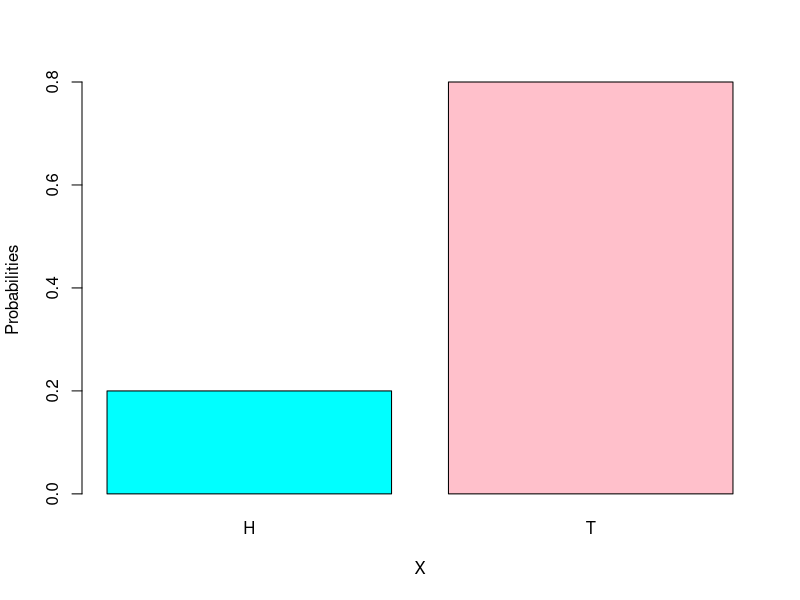
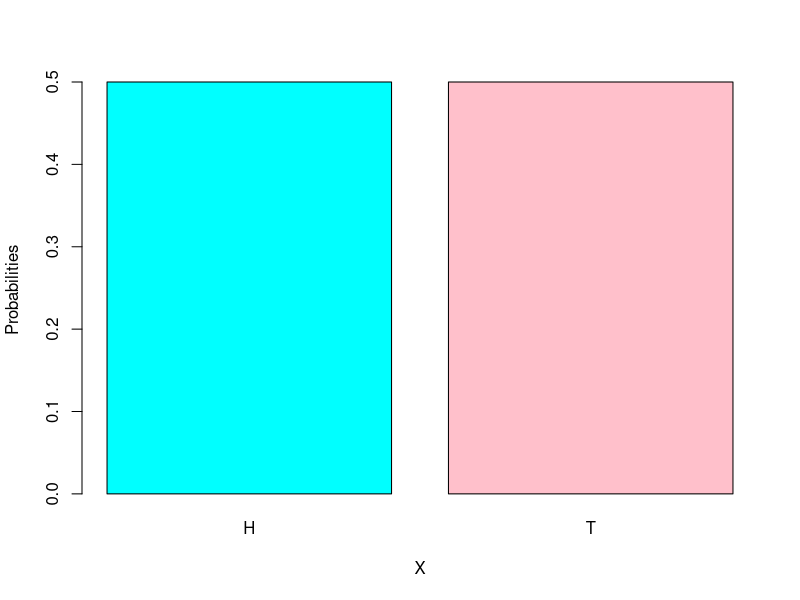
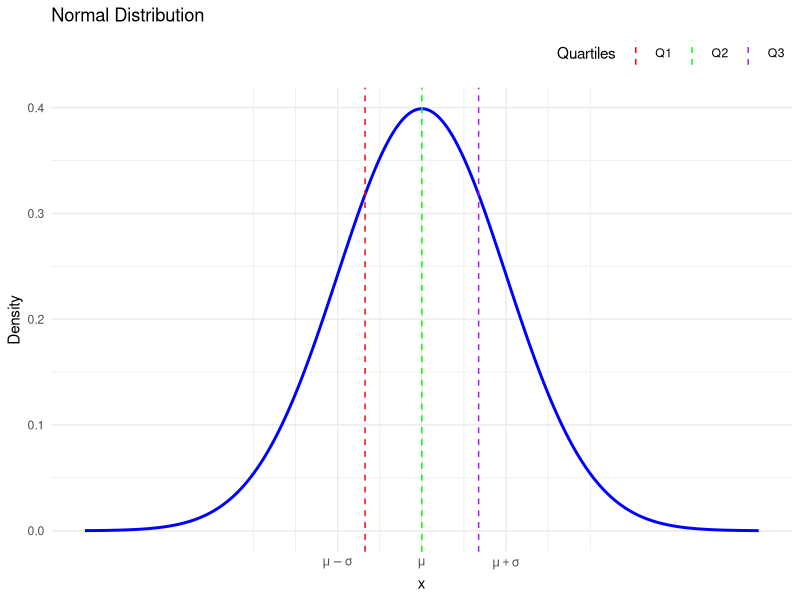
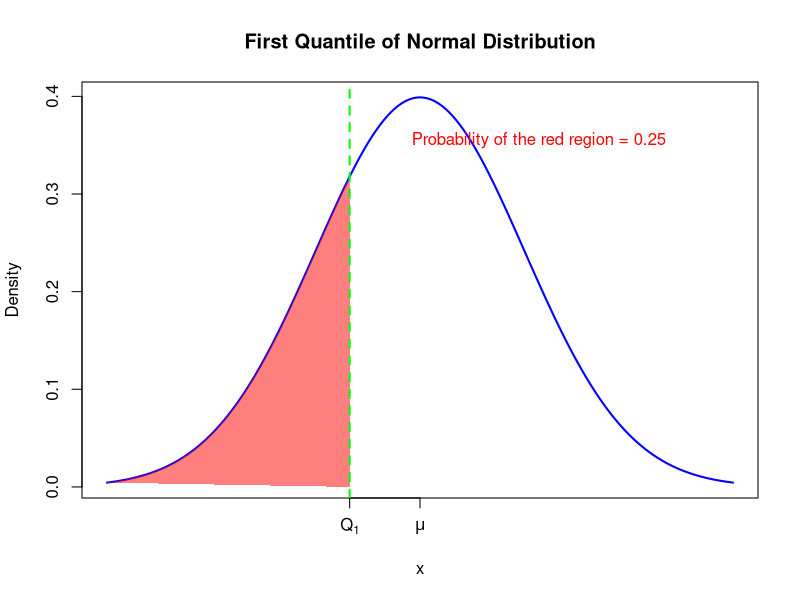
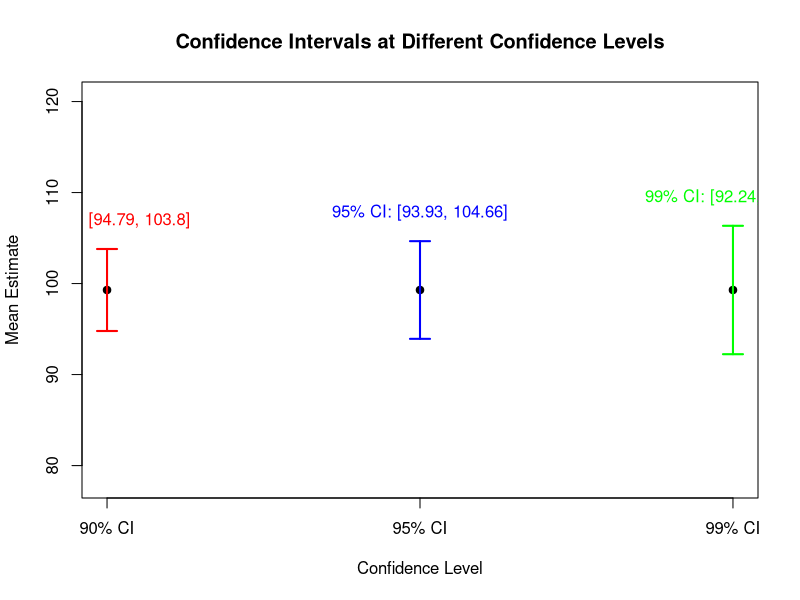
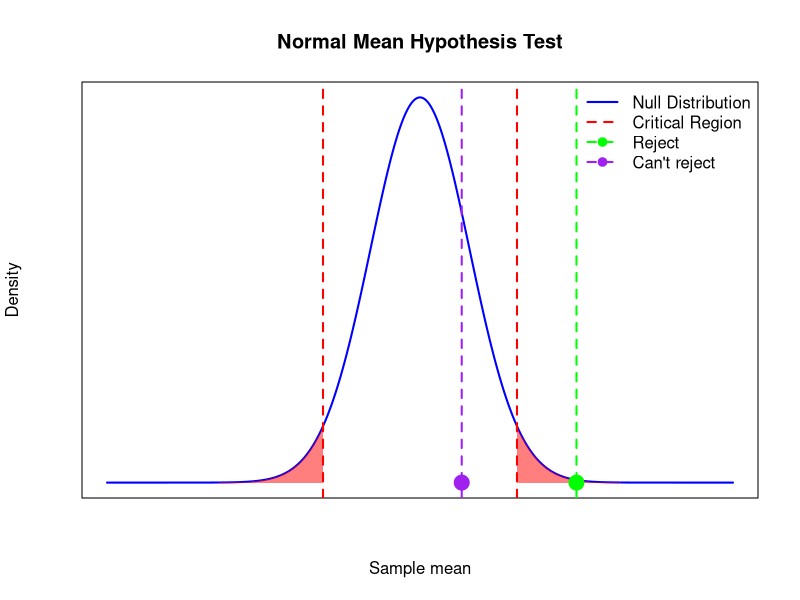
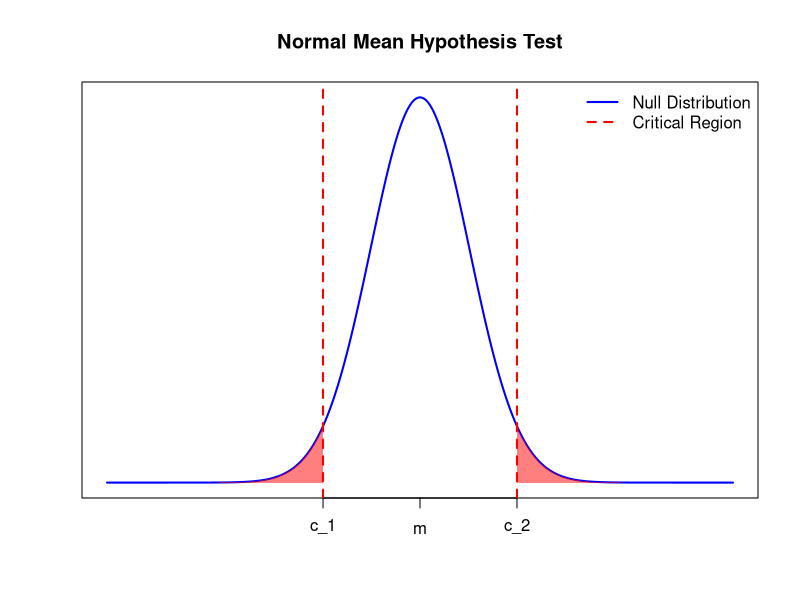
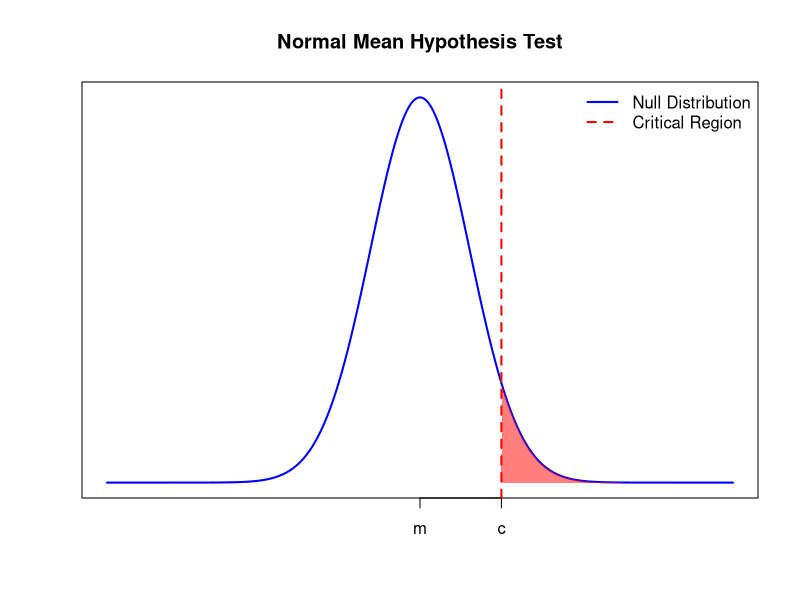

The R source for these figures, in order:
## ---- chunk 1
knitr::opts_chunk$set(echo = T, warning = F, message = F)
## ---- chunk 2
barplot(c(0.2, 0.8), names.arg = c("H", "T"), xlab="X", ylab = "Probabilities", col = c("cyan", "pink"))
## ---- chunk 3
barplot(c(0.5, 0.5), names.arg = c("H", "T"), xlab="X", ylab = "Probabilities", col = c("cyan", "pink"))
## ---- chunk 4
library(ggplot2)

mean_value <- 0  # μ
sd_value <- 1    # σ

# Calculate quartiles
Q1 <- qnorm(0.25, mean = mean_value, sd = sd_value)
Q2 <- qnorm(0.50, mean = mean_value, sd = sd_value)  # Median
Q3 <- qnorm(0.75, mean = mean_value, sd = sd_value)

# Generate data for the PDF plot
x <- seq(mean_value - 4*sd_value, mean_value + 4*sd_value, length.out = 1000)
y <- dnorm(x, mean = mean_value, sd = sd_value)
data <- data.frame(x = x, y = y)

# Plotting the normal PDF with custom x-axis labels and legends at the top right
p <- ggplot(data, aes(x = x, y = y)) +
  geom_line(color = "blue", size = 1) +
  geom_vline(aes(xintercept = Q1, color = "Q1"), linetype = "dashed") +
  geom_vline(aes(xintercept = Q2, color = "Q2"), linetype = "dashed") +
  geom_vline(aes(xintercept = Q3, color = "Q3"), linetype = "dashed") +
  labs(title = "Normal Distribution",
       x = "x",
       y = "Density") +
  scale_x_continuous(
    breaks = c( mean_value - sd_value, mean_value, mean_value + sd_value),
    labels = c(  expression(mu - sigma), expression(mu), expression(mu + sigma))
  ) +
  scale_color_manual(name = "Quartiles",
                     values = c("Q1" = "red",
                                "Q2" = "green",
                                "Q3" = "purple")) +
  theme_minimal() +
  theme(legend.position = "top", legend.justification = "right")

print(p)

## ---- chunk 5
# Set up parameters for the normal distribution
mu <- 0       # Mean of the distribution
sigma <- 1    # Standard deviation of the distribution

# Calculate the first quantile (25th percentile)
first_quantile <- qnorm(0.25, mean = mu, sd = sigma)

# Generate x values for the plot
x <- seq(mu - 3*sigma, mu + 3*sigma, length = 1000)
y <- dnorm(x, mean = mu, sd = sigma)

# Plot the normal distribution
plot(x, y, type = "l", lwd = 2, col = "blue", xaxt="na",
     main = "First Quantile of Normal Distribution",
     xlab = "x", ylab = "Density")

axis(1, at = c(first_quantile, mu), labels = c(expression('Q'[1]), expression(mu)))

# Highlight the area corresponding to the first quantile
polygon(c(x[x <= first_quantile], first_quantile), 
        c(y[x <= first_quantile], 0), 
        col = rgb(1, 0, 0, 0.5), border = NA)

# Mark the first quantile on the plot
abline(v = first_quantile, col = "green", lwd = 2, lty = 2)

# Add text to indicate the first quantile
text(x = first_quantile + 0.5, y = max(y)*8/9, 
     labels = "Probability of the red region = 0.25", 
     col = "red", pos = 4)

## ---- chunk 6
data("mtcars")
MPG = mtcars$mpg
mean(MPG)
var(MPG)
## ---- chunk 7
# Set up the sample data
set.seed(123)  # For reproducibility
n <- 30        # Sample size
mu <- 100      # True population mean
sigma <- 15    # Population standard deviation
sample_data <- rnorm(n, mean = mu, sd = sigma)

# Sample mean and standard error
sample_mean <- mean(sample_data)
se <- sigma / sqrt(n)

# Confidence intervals for different confidence levels
z_90 <- qnorm(0.95)  # 90% confidence level (z-value)
z_95 <- qnorm(0.975) # 95% confidence level (z-value)
z_99 <- qnorm(0.995) # 99% confidence level (z-value)

ci_90 <- c(sample_mean - z_90 * se, sample_mean + z_90 * se)
ci_95 <- c(sample_mean - z_95 * se, sample_mean + z_95 * se)
ci_99 <- c(sample_mean - z_99 * se, sample_mean + z_99 * se)

# Plot the confidence intervals
plot(1:3, c(sample_mean, sample_mean, sample_mean), ylim=c(sample_mean - 3*z_99*se, sample_mean + 3*z_99*se),
     pch=19, xaxt="n", xlab="Confidence Level", ylab="Mean Estimate", 
     main="Confidence Intervals at Different Confidence Levels")
axis(1, at=1:3, labels=c("90% CI", "95% CI", "99% CI"))

# Add the confidence intervals to the plot
arrows(1, ci_90[1], 1, ci_90[2], code=3, angle=90, length=0.1, col="red", lwd=2)
arrows(2, ci_95[1], 2, ci_95[2], code=3, angle=90, length=0.1, col="blue", lwd=2)
arrows(3, ci_99[1], 3, ci_99[2], code=3, angle=90, length=0.1, col="green", lwd=2)

# Add text labels for the confidence intervals
text(1, ci_90[2] + 1.5, paste("90% CI: [", round(ci_90[1], 2), ", ", round(ci_90[2], 2), "]", sep=""), col="red", pos=3)
text(2, ci_95[2] + 1.5, paste("95% CI: [", round(ci_95[1], 2), ", ", round(ci_95[2], 2), "]", sep=""), col="blue", pos=3)
text(3, ci_99[2] + 1.5, paste("99% CI: [", round(ci_99[1], 2), ", ", round(ci_99[2], 2), "]", sep=""), col="green", pos=3)

## ---- chunk 8
data("mtcars")
mpgs = mtcars$mpg
t.test(mpgs, conf.level = 0.95)$conf.int
## ---- chunk 9
data("mtcars")
mpgs = mtcars$mpg
t.test(mpgs, conf.level = 0.90)$conf.int
## ---- chunk 10
data("mtcars")
mpgs = mtcars$mpg
t.test(mpgs, conf.level = 0.99)$conf.int
## ---- chunk 11
data("mtcars")
n = nrow(mtcars)
mpgs = mtcars$mpg
xbar = mean(mpgs)
sample_sd = sd(mpgs)
alpha = 0.05
critical_score = qt(1 - alpha/2, df = n - 1)
lower = xbar -critical_score * sample_sd/sqrt(n)
upper = xbar +critical_score * sample_sd/sqrt(n)
c(lower, upper)
## ---- chunk 12
sigma = 6
data("mtcars")
n = nrow(mtcars)
mpgs = mtcars$mpg
xbar = mean(mpgs)
alpha = 0.05
zscore = qnorm(1 - alpha)
lower = xbar -zscore * sigma/n
upper = xbar +zscore * sigma/n
c(lower, upper)
## ---- chunk 13
# Set up parameters
mu0 <- 0  # Null hypothesis mean
sigma <- 1.5  # Standard deviation
n <- 10  # Sample size
alpha <- 0.05  # Significance level (two-tailed)

# Critical values for a two-tailed test
z_alpha <- qnorm(1 - alpha/2)
lower_critical_value <- mu0 - z_alpha * sigma / sqrt(n)
upper_critical_value <- mu0 + z_alpha * sigma / sqrt(n)

# Generate x values for the plot
x <- seq(-3, 3, length=1000)
y <- dnorm(x, mean=mu0, sd=sigma/sqrt(n))

# Plot the normal distribution under H0
plot(x, y, type="l", lwd=2, col="blue", xaxt='n', yaxt='n', 
     main="Normal Mean Hypothesis Test", 
     xlab="Sample mean", ylab="Density")

# Highlight the critical regions
abline(v=lower_critical_value, col="red", lwd=2, lty=2)
abline(v=upper_critical_value, col="red", lwd=2, lty=2)
polygon(c(x[x<=lower_critical_value], lower_critical_value), 
        c(y[x<=lower_critical_value], 0), 
        col=rgb(1, 0, 0, 0.5), border=NA)
polygon(c(x[x>=upper_critical_value], upper_critical_value), 
        c(y[x>=upper_critical_value], 0), 
        col=rgb(1, 0, 0, 0.5), border=NA) 

# Add the observed sample mean
observed_mean1 <- 1.5  # Example observed mean
points(observed_mean1, 0, col="green", pch=19, cex=2)
abline(v=observed_mean1, col="green", lwd=2, lty=2)


# Add the observed sample mean
observed_mean2 <- 0.4  # Example observed mean
points(observed_mean2, 0, col="purple", pch=19, cex=2)
abline(v=observed_mean2, col="purple", lwd=2, lty=2)

# Add a legend
legend("topright", legend=c("Null Distribution", 
                            "Critical Region", 
                            "Reject", "Can't reject"), 
       col=c("blue", "red", "green", "purple"), 
       lwd=2, lty=c(1, 2, 2, 2), pch=c(NA, NA, 19, 19), bty="n")
## ---- chunk 14
# Set up parameters
mu0 <- 0  # Null hypothesis mean
sigma <- 1.5  # Standard deviation
n <- 10  # Sample size
alpha <- 0.05  # Significance level (two-tailed)

# Critical values for a two-tailed test
z_alpha <- qnorm(1 - alpha/2)
lower_critical_value <- mu0 - z_alpha * sigma / sqrt(n)
upper_critical_value <- mu0 + z_alpha * sigma / sqrt(n)

# Generate x values for the plot
x <- seq(-3, 3, length=1000)
y <- dnorm(x, mean=mu0, sd=sigma/sqrt(n))

# Plot the normal distribution under H0
plot(x, y, type="l", lwd=2, col="blue", xaxt='n', yaxt='n', 
     main="Normal Mean Hypothesis Test", 
     xlab="", ylab="")
axis(side=1, at = c(lower_critical_value, mu0, upper_critical_value), labels = c(expression(c_1), expression(m), expression(c_2)))

# Highlight the critical regions
abline(v=lower_critical_value, col="red", lwd=2, lty=2)
abline(v=upper_critical_value, col="red", lwd=2, lty=2)
polygon(c(x[x<=lower_critical_value], lower_critical_value), 
        c(y[x<=lower_critical_value], 0), 
        col=rgb(1, 0, 0, 0.5), border=NA)
polygon(c(x[x>=upper_critical_value], upper_critical_value), 
        c(y[x>=upper_critical_value], 0), 
        col=rgb(1, 0, 0, 0.5), border=NA) 


# Add a legend
legend("topright", legend=c("Null Distribution", 
                            "Critical Region"), 
       col=c("blue", "red"), 
       lwd=2, lty=c(1, 2 ), pch=c(NA, NA), bty="n")
## ---- chunk 15
# Set up parameters
mu0 <- 0  # Null hypothesis mean
sigma <- 1.5  # Standard deviation
n <- 10  # Sample size
alpha <- 0.05  # Significance level (two-tailed)

# Critical values for a two-tailed test
z_alpha <- qnorm(1 - alpha)
critical_value <- mu0 + z_alpha * sigma / sqrt(n)

# Generate x values for the plot
x <- seq(-3, 3, length=1000)
y <- dnorm(x, mean=mu0, sd=sigma/sqrt(n))

# Plot the normal distribution under H0
plot(x, y, type="l", lwd=2, col="blue", xaxt='n', yaxt='n', 
     main="Normal Mean Hypothesis Test", 
     xlab="", ylab="")
axis(side=1, at = c(mu0, critical_value), labels = c(expression(m), expression(c)))

# Highlight the critical regions
abline(v=critical_value, col="red", lwd=2, lty=2)
polygon(c(x[x>=critical_value], critical_value), 
        c(y[x>=critical_value], 0), 
        col=rgb(1, 0, 0, 0.5), border=NA) 


# Add a legend
legend("topright", legend=c("Null Distribution", 
                            "Critical Region"), 
       col=c("blue", "red"), 
       lwd=2, lty=c(1, 2 ), pch=c(NA, NA), bty="n")
## ---- chunk 16
# Set up parameters
mu0 <- 0  # Null hypothesis mean
sigma <- 1.5  # Standard deviation
n <- 10  # Sample size
alpha <- 0.05  # Significance level (two-tailed)

# Critical values for a two-tailed test
z_alpha <- qnorm(1 - alpha)
critical_value <- mu0 - z_alpha * sigma / sqrt(n)

# Generate x values for the plot
x <- seq(-3, 3, length=1000)
y <- dnorm(x, mean=mu0, sd=sigma/sqrt(n))

# Plot the normal distribution under H0
plot(x, y, type="l", lwd=2, col="blue", xaxt='n', yaxt='n', 
     main="Normal Mean Hypothesis Test", 
     xlab="", ylab="")
axis(side=1, at = c(mu0, critical_value), labels = c(expression(m), expression(c)))

# Highlight the critical regions
abline(v=critical_value, col="red", lwd=2, lty=2)
polygon(c(x[x<=critical_value], critical_value), 
        c(y[x<=critical_value], 0), 
        col=rgb(1, 0, 0, 0.5), border=NA)


# Add a legend
legend("topright", legend=c("Null Distribution", 
                            "Critical Region"), 
       col=c("blue", "red"), 
       lwd=2, lty=c(1, 2 ), pch=c(NA, NA), bty="n")
## ---- chunk 17
library(knitr)

# Create a matrix for the table
error_matrix <- matrix(c("<span style='color:green;'>Correct Decision</span>", "<span style='color:red;'>Type II Error (False Positive)</span>",
                         "<span style='color:red;'>Type I Error (False Negative)</span>", "<span style='color:green;'>Correct Decision</span>"),
                       nrow = 2, byrow = TRUE)

# Define row and column names
rownames(error_matrix) <- c("Fail to Reject $H_0$", "Reject $H_0$")
colnames(error_matrix) <- c("$H_0$ True", "$H_0$ False")

# Create the table
kable(error_matrix, caption = "Type I and Type II Errors in Hypothesis Testing")

## ---- chunk 18
# Set up parameters
mu <- 0       # Mean of the normal distribution
sigma <- 1    # Standard deviation of the normal distribution
alpha <- 0.05 # Significance level (for two-tailed test)
n <- 10       # Sample size

# Generate x values for the plot
x <- seq(mu - 2*sigma, mu + 2*sigma, length=1000)
y <- dnorm(x, mean=mu, sd=sigma/sqrt(n))

# Calculate the observed test statistic (z-statistic)
observed_mean <- 0.15  # Example observed mean
z_stat <- (observed_mean - mu) / (sigma / sqrt(n))
p_value <- 2 * (1 - pnorm(abs(z_stat)))

# Plot the normal distribution under H0
plot(x, y, type="l", lwd=2, col="blue", xaxt="na", 
     main="p-value for Normal Distribution", 
     xlab="", ylab=""
)
axis(side=1, at = c(-z_stat, z_stat), labels = c("-Test Stat.", "Test Stat."))

# Highlight the p-value area (two-tailed test)
polygon(c(x[x >= abs(z_stat)], abs(z_stat)), 
        c(y[x >= abs(z_stat)], 0), 
        col=rgb(1, 0, 0, 0.5), border=NA)
polygon(c(-abs(z_stat), x[x <= -abs(z_stat)]), 
        c(0, y[x <= -abs(z_stat)]), 
        col=rgb(1, 0, 0, 0.5), border=NA)

# Mark the observed test statistic
abline(v = z_stat, col = "green", lwd = 2, lty = 2)
abline(v = -z_stat, col = "green", lwd = 2, lty = 2)

# Add text for the p-value
text(x = 1.5, y = 0.55, labels = paste("p-value =", round(p_value, 4)), col = "red", cex = 1.2)

## ---- chunk 19
# Set up parameters
mu <- 0       # Mean of the normal distribution
sigma <- 1    # Standard deviation of the normal distribution
alpha <- 0.05 # Significance level (for two-tailed test)
n <- 10       # Sample size

# Generate x values for the plot
x <- seq(mu - 2*sigma, mu + 2*sigma, length=1000)
y <- dnorm(x, mean=mu, sd=sigma/sqrt(n))

# Calculate the observed test statistic (z-statistic)
observed_mean <- 0.15  # Example observed mean
z_stat <- (observed_mean - mu) / (sigma / sqrt(n))
p_value <-  (1 - pnorm(abs(z_stat)))

# Plot the normal distribution under H0
plot(x, y, type="l", lwd=2, col="blue", xaxt="na", 
     main="p-value for Normal Distribution", 
     xlab="", ylab=""
)
axis(side=1, at = c( z_stat), labels = c("Test Stat."))

# Highlight the p-value area (two-tailed test)
polygon(c(x[x >= abs(z_stat)], abs(z_stat)), 
        c(y[x >= abs(z_stat)], 0), 
        col=rgb(1, 0, 0, 0.5), border=NA)

# Mark the observed test statistic
abline(v = z_stat, col = "green", lwd = 2, lty = 2)

# Add text for the p-value
text(x = 1.5, y = 0.55, labels = paste("p-value =", round(p_value, 4)), col = "red", cex = 1.2)

## ---- chunk 20
# Set up parameters
mu <- 0       # Mean of the normal distribution
sigma <- 1    # Standard deviation of the normal distribution
alpha <- 0.05 # Significance level (for two-tailed test)
n <- 10       # Sample size

# Generate x values for the plot
x <- seq(mu - 2*sigma, mu + 2*sigma, length=1000)
y <- dnorm(x, mean=mu, sd=sigma/sqrt(n))

# Calculate the observed test statistic (z-statistic)
observed_mean <- 0.15  # Example observed mean
z_stat <- (observed_mean - mu) / (sigma / sqrt(n))
p_value <-   pnorm(abs(z_stat))

# Plot the normal distribution under H0
plot(x, y, type="l", lwd=2, col="blue", xaxt="na", 
     main="p-value for Normal Distribution", 
     xlab="", ylab=""
)
axis(side=1, at = c( z_stat), labels = c("Test Stat."))

polygon(c(abs(z_stat), x[x <= abs(z_stat)]), 
        c(0, y[x <= abs(z_stat)]), 
        col=rgb(1, 0, 0, 0.5), border=NA)

# Mark the observed test statistic
abline(v = z_stat, col = "green", lwd = 2, lty = 2)

# Add text for the p-value
text(x = 1.5, y = 0.55, labels = paste("p-value =", round(p_value, 4)), col = "red", cex = 1.2)

## ---- chunk 21
data("mtcars")
MPG = mtcars$mpg
t.test(MPG, alternative = "two.sided",
       mu = 18, conf.level = 0.95)
## ---- chunk 22
data("mtcars")
MPG = mtcars$mpg
t.test(MPG, alternative = "greater",
       mu = 18, conf.level = 0.95)
